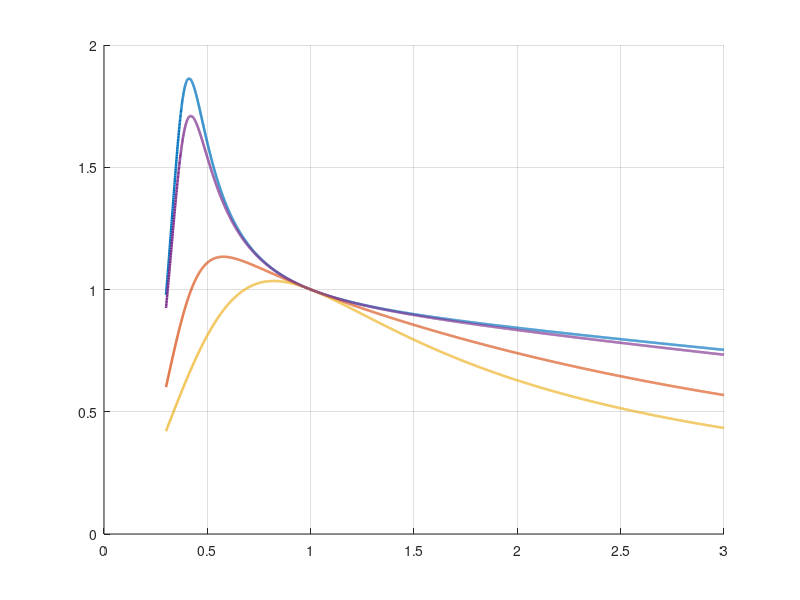

The MATLAB script that drew this image: (Note: this script raises an error after producing the figure.)
%% LLC resonant tank gain sweep for different Qe (FHA)
% 输出：M = |Vout1/Vin1|  (谐振腔基波电压增益)
% 说明：Qe = Zr / Rac,  Zr = sqrt(Lr/Cr)

clear; clc; close all;

%% 1) 设定谐振腔参数（示例）
Lr = 65.406e-6;      % 谐振电感 Lr (H)
Cr = 38.728e-9;     % 谐振电容 Cr (F)
Lm = 392.437e-6;      % 磁化电感 Lm (H)

k  = Lm/Lr;                          % 电感比
fr = 1/(2*pi*sqrt(Lr*Cr));           % 串联谐振频率 fo=fr
Zr = sqrt(Lr/Cr);                    % 特征阻抗

% 第二谐振频率（与 Lp=Lr+Lm 相关）
fp = 1/(2*pi*sqrt((Lr+Lm)*Cr));       % 并联谐振相关频率
fn_p = fp/fr;

fprintf('fr = %.1f kHz,  fp = %.1f kHz,  fp/fr = %.3f,  k=Lm/Lr=%.2f\n', ...
    fr/1e3, fp/1e3, fn_p, k);

%% 2) 扫频范围（归一化频率 fn = fs/fr）
fn = linspace(0.3, 3.0, 4000);   % 可按需要扩展到 0.2~5 等
fs = fn * fr;
w  = 2*pi*fs;

%% 3) 选择要对比的 Qe
Qe_list = [0.25 0.5 0.75 0.2759];   % 典型设计图常用范围，可自行改

M = zeros(numel(Qe_list), numel(fn));

%% 4) FHA 频域计算：阻抗法
% 等效电路：Vin1 -> (Lr 串 Cr) -> (Lm 并 Rac)
Zs = 1j*w*Lr + 1./(1j*w*Cr);     % Lr 串 Cr 的等效阻抗
Zm = 1j*w*Lm;                    % Lm 的阻抗

for ii = 1:numel(Qe_list)
    Qe  = Qe_list(ii);
    Rac = Zr / Qe;               % Qe = Zr/Rac -> Rac = Zr/Qe

    Zp = 1 ./ (1./Zm + 1./Rac);  % Lm || Rac
    G  = Zp ./ (Zs + Zp);        % Vout1/Vin1
    M(ii,:) = abs(G);
end

%% 5) 画图
figure('Color','w'); hold on; grid on;

for ii = 1:numel(Qe_list)
    plot(fn, M(ii,:), 'LineWidth', 1.8);
end

xline(1, '--', 'fn=1 (fs=fr)', 'LineWidth', 1.2);
xline(fn_p, ':', sprintf('fp/fr=%.3f', fn_p), 'LineWidth', 1.2);

xlabel('f_n = f_s / f_r');
ylabel('M = |V_{out,1} / V_{in,1}|');
title(sprintf('LLC谐振腔电压增益 vs 频率（不同Qe），k=Lm/Lr=%.2f', k));

leg = arrayfun(@(q) sprintf('Qe=%.2f', q), Qe_list, 'UniformOutput', false);
legend(leg, 'Location', 'best');

ylim([0, max(M(:))*1.1]);
xlim([fn(1), fn(end)]); 

n  = 16.25;              % Np/Ns
Ro = 100.0;             % 输出直流等效负载(Ohm)，示例
Rac_from_Ro = (8*n^2/pi^2) * Ro;   % 常见全波整流折算
Qe_from_Ro  = Zr / Rac_from_Ro;
fprintf('From Ro=%.3f ohm, n=%.2f -> Rac=%.3f ohm, Qe=%.4f\n', ...
    Ro, n, Rac_from_Ro, Qe_from_Ro);
